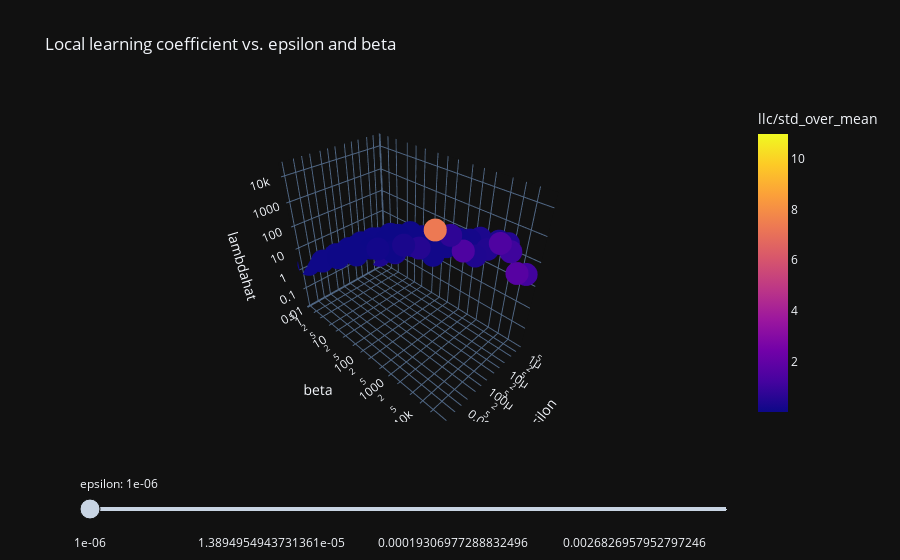

Notebook source saved alongside this figure:
### Code cell
# Want to plot slices over a particular subset of the data?
analyzer.plot(template="plotly_dark", num_last_steps_to_average=50, slider="epsilon")

### Figure 1 — Plotly figure (JSON) as saved in the notebook; plotly's stock layout.template omitted (floating-point values rounded to 4 significant figures)
{"data": [{"hovertemplate": "epsilon=%{x}<br>beta=%{y}<br>llc/final=%{z}<br>llc/std_over_mean=%{marker.color}<extra></extra>", "legendgroup": "", "marker": {"color": [0.3583, 0.3104, 0.2662, 0.2825, 0.2896, 0.3387, 0.5065, 1.569], "coloraxis": "coloraxis", "symbol": "circle"}, "mode": "markers", "name": "", "scene": "scene", "showlegend": false, "type": "scatter3d", "x": [1e-06, 1e-06, 1e-06, 1e-06, 1e-06, 1e-06, 1e-06, 1e-06], "y": [0.4617, 2.391, 12.38, 64.15, 332.3, 1721.0, 8913.0, 46170.0], "z": [0.04843, 0.2315, 1.863, 6.311, 27.47, 130.7, 247.3, -469.5]}, {"hovertemplate": "epsilon=%{x}<br>beta=%{y}<br>llc/final=%{z}<br>llc/std_over_mean=%{marker.color}<extra></extra>", "legendgroup": "", "marker": {"color": [0.1859, 0.2227, 0.1448, 0.1517, 0.1349, 0.1987, 0.3488, 1.157], "coloraxis": "coloraxis", "symbol": "circle"}, "mode": "markers", "name": "", "scene": "scene", "showlegend": false, "type": "scatter3d", "x": [3.728e-06, 3.728e-06, 3.728e-06, 3.728e-06, 3.728e-06, 3.728e-06, 3.728e-06, 3.728e-06], "y": [0.4617, 2.391, 12.38, 64.15, 332.3, 1721.0, 8913.0, 46170.0], "z": [0.3961, 1.792, 9.24, 30.22, 86.18, 207.8, 590.6, 110.3]}, {"hovertemplate": "epsilon=%{x}<br>beta=%{y}<br>llc/final=%{z}<br>llc/std_over_mean=%{marker.color}<extra></extra>", "legendgroup": "", "marker": {"color": [0.05228, 0.09986, 0.06269, 0.05893, 0.07697, 0.1417, 0.4507, 1.705], "coloraxis": "coloraxis", "symbol": "circle"}, "mode": "markers", "name": "", "scene": "scene", "showlegend": false, "type": "scatter3d", "x": [1.389e-05, 1.389e-05, 1.389e-05, 1.389e-05, 1.389e-05, 1.389e-05, 1.389e-05, 1.389e-05], "y": [0.4617, 2.391, 12.38, 64.15, 332.3, 1721.0, 8913.0, 46170.0], "z": [0.883, 4.789, 24.0, 85.63, 216.1, 436.9, 569.3, 261.2]}, {"hovertemplate": "epsilon=%{x}<br>beta=%{y}<br>llc/final=%{z}<br>llc/std_over_mean=%{marker.color}<extra></extra>", "legendgroup": "", "marker": {"color": [0.07616, 0.0376, 0.05203, 0.02617, 0.06341, 0.1316, 0.4167, 1.102], "coloraxis": "coloraxis", "symbol": "circle"}, "mode": "markers", "name": "", "scene": "scene", "showlegend": false, "type": "scatter3d", "x": [5.179e-05, 5.179e-05, 5.179e-05, 5.179e-05, 5.179e-05, 5.179e-05, 5.179e-05, 5.179e-05], "y": [0.4617, 2.391, 12.38, 64.15, 332.3, 1721.0, 8913.0, 46170.0], "z": [1.215, 5.803, 28.48, 122.8, 300.8, 426.0, 646.9, 3120.0]}, {"hovertemplate": "epsilon=%{x}<br>beta=%{y}<br>llc/final=%{z}<br>llc/std_over_mean=%{marker.color}<extra></extra>", "legendgroup": "", "marker": {"color": [0.08438, 0.04416, 0.04997, 0.03336, 0.07161, 0.1426, 1.468, 1.493], "coloraxis": "coloraxis", "symbol": "circle"}, "mode": "markers", "name": "", "scene": "scene", "showlegend": false, "type": "scatter3d", "x": [0.0001931, 0.0001931, 0.0001931, 0.0001931, 0.0001931, 0.0001931, 0.0001931, 0.0001931], "y": [0.4617, 2.391, 12.38, 64.15, 332.3, 1721.0, 8913.0, 46170.0], "z": [1.229, 5.901, 29.77, 128.7, 303.6, 402.4, 1937.0, 11190.0]}, {"hovertemplate": "epsilon=%{x}<br>beta=%{y}<br>llc/final=%{z}<br>llc/std_over_mean=%{marker.color}<extra></extra>", "legendgroup": "", "marker": {"color": [0.07671, 0.07332, 0.04492, 0.03675, 0.06583, 0.5302, 0.7321, null], "coloraxis": "coloraxis", "symbol": "circle"}, "mode": "markers", "name": "", "scene": "scene", "showlegend": false, "type": "scatter3d", "x": [0.0007197, 0.0007197, 0.0007197, 0.0007197, 0.0007197, 0.0007197, 0.0007197, 0.0007197], "y": [0.4617, 2.391, 12.38, 64.15, 332.3, 1721.0, 8913.0, 46170.0], "z": [1.237, 6.05, 30.17, 133.8, 325.5, 1456.0, 12020.0, null]}, {"hovertemplate": "epsilon=%{x}<br>beta=%{y}<br>llc/final=%{z}<br>llc/std_over_mean=%{marker.color}<extra></extra>", "legendgroup": "", "marker": {"color": [0.06816, 0.07036, 0.04607, 0.04001, 0.1613, 0.3007, 7.307], "coloraxis": "coloraxis", "symbol": "circle"}, "mode": "markers", "name": "", "scene": "scene", "showlegend": false, "type": "scatter3d", "x": [0.002683, 0.002683, 0.002683, 0.002683, 0.002683, 0.002683, 0.002683], "y": [0.4617, 2.391, 12.38, 64.15, 332.3, 1721.0, 8913.0], "z": [1.17, 6.11, 30.77, 140.3, 807.3, 3571.0, 32070.0]}, {"hovertemplate": "epsilon=%{x}<br>beta=%{y}<br>llc/final=%{z}<br>llc/std_over_mean=%{marker.color}<extra></extra>", "legendgroup": "", "marker": {"color": [0.07483, 0.06626, 0.0618, 0.105, 0.1564, 10.97, null, null], "coloraxis": "coloraxis", "symbol": "circle"}, "mode": "markers", "name": "", "scene": "scene", "showlegend": false, "type": "scatter3d", "x": [0.01, 0.01, 0.01, 0.01, 0.01, 0.01, 0.01, 0.01], "y": [0.4617, 2.391, 12.38, 64.15, 332.3, 1721.0, 8913.0, 46170.0], "z": [1.229, 6.562, 33.18, 209.2, 2075.0, 31500.0, null, null]}], "layout": {"coloraxis": {"cmax": 10.97, "cmin": 0.02617, "colorbar": {"title": {"text": "llc/std_over_mean"}}, "colorscale": [[0, "#0d0887"], [0.1111, "#46039f"], [0.2222, "#7201a8"], [0.3333, "#9c179e"], [0.4444, "#bd3786"], [0.5556, "#d8576b"], [0.6667, "#ed7953"], [0.7778, "#fb9f3a"], [0.8889, "#fdca26"], [1, "#f0f921"]]}, "legend": {"tracegroupgap": 0}, "scene": {"aspectmode": "manual", "aspectratio": {"x": 0.7, "y": 1.2, "z": 1}, "domain": {"x": [0, 1], "y": [0, 1]}, "xaxis": {"range": [-6.301, -2.176], "title": {"text": "epsilon"}, "type": "log"}, "yaxis": {"range": [-0.3357, 4.664], "title": {"text": "beta"}, "type": "log"}, "zaxis": {"range": [-2, 4.506], "title": {"text": "lambdahat"}, "type": "log"}}, "sliders": [{"active": 0, "currentvalue": {"prefix": "epsilon: "}, "pad": {"t": 50}, "steps": [{"args": [{"visible": [true, false, false, false, false, false, false, false]}, {"title": "Local learning coefficient vs. epsilon and beta (epsilon = 1e-06)"}], "label": "1e-06", "method": "update"}, {"args": [{"visible": [false, true, false, false, false, false, false, false]}, {"title": "Local learning coefficient vs. epsilon and beta (epsilon = 3.727593720314938e-06)"}], "label": "3.727593720314938e-06", "method": "update"}, {"args": [{"visible": [false, false, true, false, false, false, false, false]}, {"title": "Local learning coefficient vs. epsilon and beta (epsilon = 1.3894954943731361e-05)"}], "label": "1.3894954943731361e-05", "method": "update"}, {"args": [{"visible": [false, false, false, true, false, false, false, false]}, {"title": "Local learning coefficient vs. epsilon and beta (epsilon = 5.1794746792312125e-05)"}], "label": "5.1794746792312125e-05", "method": "update"}, {"args": [{"visible": [false, false, false, false, true, false, false, false]}, {"title": "Local learning coefficient vs. epsilon and beta (epsilon = 0.00019306977288832496)"}], "label": "0.00019306977288832496", "method": "update"}, {"args": [{"visible": [false, false, false, false, false, true, false, false]}, {"title": "Local learning coefficient vs. epsilon and beta (epsilon = 0.0007196856730011514)"}], "label": "0.0007196856730011514", "method": "update"}, {"args": [{"visible": [false, false, false, false, false, false, true, false]}, {"title": "Local learning coefficient vs. epsilon and beta (epsilon = 0.0026826957952797246)"}], "label": "0.0026826957952797246", "method": "update"}, {"args": [{"visible": [false, false, false, false, false, false, false, true]}, {"title": "Local learning coefficient vs. epsilon and beta (epsilon = 0.01)"}], "label": "0.01", "method": "update"}]}], "title": {"text": "Local learning coefficient vs. epsilon and beta"}}}
